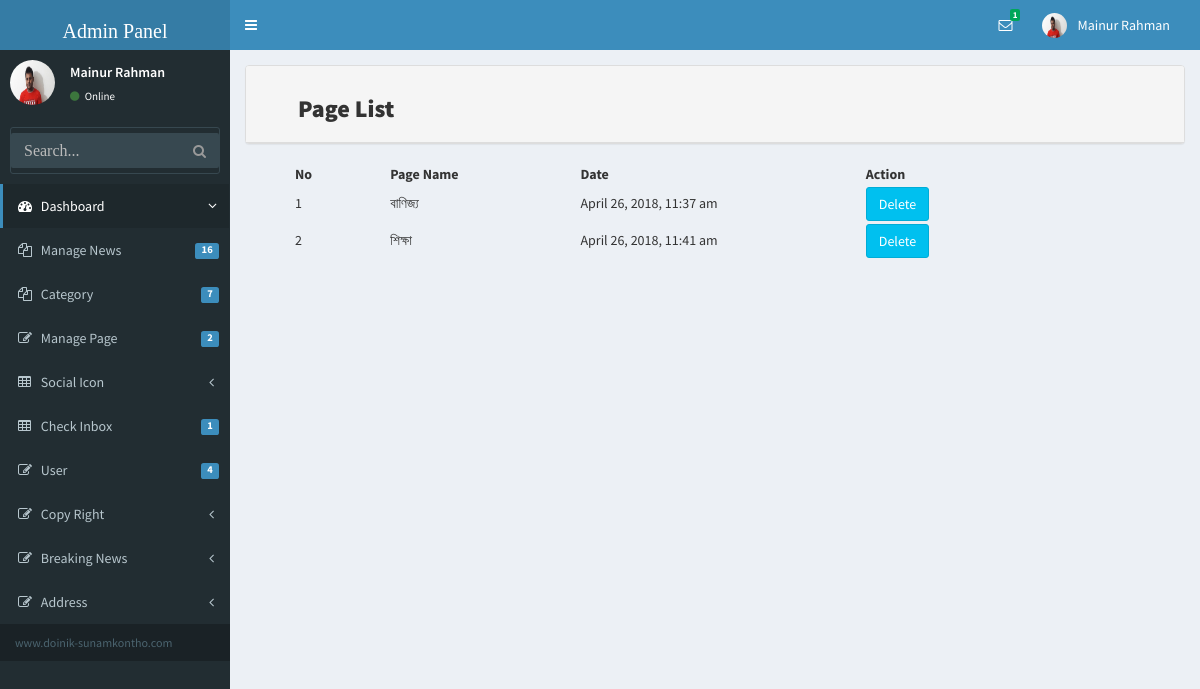
/admin/pagelist.php (signed in), run on the app's committed database.
### tables this page shows
CREATE TABLE `tbl_page` (
  `id` int(11) NOT NULL,
  `name` varchar(11) NOT NULL,
  `category_id` int(11) NOT NULL,
  `date` timestamp NOT NULL DEFAULT CURRENT_TIMESTAMP
);

### library/Database.php (called while the page is built, shortened)
<?php
Class Database{
	public $host   = DB_HOST;
	public $user   = DB_USER;
	public $pass   = DB_PASS;
	public $dbname = DB_NAME;
	public $link;
	private function connectDB(){
	$this->link = new mysqli($this->host, $this->user, $this->pass, $this->dbname);
     $this->link->query("set_character_setresults='utf8'");
     $this->link->set_charset("utf8");
   }
	public function select($query){
		$result = $this->link->query($query) or die($this->link->error.__LINE__);
		if($result->num_rows > 0){
			return $result;
		} else {
			return false;
		}
	}
}

### library/Session.php (called while the page is built, shortened)
<?php
class Session
{
	public static function get($key){
		if (isset($_SESSION[$key])){
			$result = $_SESSION[$key];
		}
		if (isset($result)) {
			return $result;
		}else{
			return false;
		}
	}
}
?>

### library/Helper.php (called while the page is built, shortened)
<?php
class helper{
	public function formatDate($date){
		return date('F j, Y, g:i a', strtotime($date));
	}
}
?>

### admin/pagelist.php (the view, shortened to what this page needs)
<?php include('include/header.php'); ?>
   <?php include('include/sidebar.php'); ?>
      <div class="content-wrapper">
        <section class="content">
          <div class="row">
      <div class="col-md-12">
            <div class="panel panel-default">
              <div class="panel-heading">
                <h3>Page List</h3>
              </div>
            </div>
       <form>
         <table style="margin-left: 50px;">
            <thead>
            <tr>
              <th width="15%">No</th>
              <th width="30%">Page Name</th>
              <th width="45%">Date</th>
              <th width="15%">Action</th>
            </tr>
          </thead>
           <?php
               $query = "SELECT * FROM tbl_page";
               $result = $db->select($query);
               if ($result) {
                $i=0;
                while ($data = $result->fetch_assoc()) {
                 $i++;
            ?>
          <tbody>
            <tr>
              <td><?php echo $i;?></td>
              <td><?php echo $data['name'];?></td>
              <td><?php echo $sql_injection->formatDate($data['date']); ?></td>
              <td>
                <a style="margin-top: 3px;" onclick="return confirm('Do you want to delete this page? if you click the ok button then your page will permanently delete');" href="?deleteId=<?php echo $data['id'];?>" class="btn btn-info">Delete
                </a>
              </td>
            </tr>
         <?php  } } ?>
          </tbody>
      </table>
    </form>
            </div>
          </div>
        </section>
      </div>
    </div>
  <?php include('include/footer.php'); ?>

### admin/include/header.php (shortened to what this page needs)
<?php include '../library/Session.php';
?>
<?php include '../library/Database.php'; ?>
<?php include '../library/Helper.php'; ?>
<?php
 $db = new Database();
 $sql_injection = new helper()
?>
<!DOCTYPE html>
<html>
  <head>
    <link href="bootstrap/css/bootstrap.min.css" rel="stylesheet" type="text/css" />
    <link href="https://maxcdn.bootstrapcdn.com/font-awesome/4.3.0/css/font-awesome.min.css" rel="stylesheet" type="text/css" />
    <link href="http://code.ionicframework.com/ionicons/2.0.0/css/ionicons.min.css" rel="stylesheet" type="text/css" />
    <link href="dist/css/AdminLTE.min.css" rel="stylesheet" type="text/css" />
    <link href="dist/css/skins/_all-skins.min.css" rel="stylesheet" type="text/css" />
    <link href="dist/css/font-awesome.min.css" rel="stylesheet" type="text/css" />
    <link rel="stylesheet" type="text/css" href="dist/css/form.css"/>
    <link rel="stylesheet" href="//code.jquery.com/ui/1.12.1/themes/base/jquery-ui.css"/>
  </head>
  <body class="skin-blue">
    <div class="wrapper">
      <?php
    $userId = Session::get('userId');
      ?>
      <header class="main-header">
        <a href="index.php" class="logo"><h1 style="font-family: impact; font-size: 20px;">Admin Panel</h1></a>
        <nav class="navbar navbar-static-top" role="navigation">
          <a href="#" class="sidebar-toggle" data-toggle="offcanvas" role="button">
          </a>
          <div class="navbar-custom-menu">
            <ul class="nav navbar-nav">
              <li class="dropdown messages-menu">
                <a href="#" class="dropdown-toggle" data-toggle="dropdown">
                  <i class="fa fa-envelope-o"></i>
              <?php
                 $query  = "SELECT * FROM user_contact where flag = '0'";
              $result = $db->select($query);
              if ($result) {
                $i=0;
                while ($data = $result->fetch_assoc()) {
                 $i++;
               ?>
               <?php } } ?>
                  <span class="label label-success"><?php if (isset($i)) {
                   echo $i;
                  } else echo"0" ?></span>
                </a>
              </li>
              <li class="dropdown user user-menu">
                <?php
                 $query  = "SELECT * FROM tbl_admin where id = '$userId'";
              $result = $db->select($query);
              if ($result) {
                while ($data = $result->fetch_assoc()) {
               ?>
                <a href="#" class="dropdown-toggle" data-toggle="dropdown">
                  <img src="<?php  echo $data['image']; ?>" class="user-image" alt=""/>
                  <span class="hidden-xs"><?php  echo $data['name']; ?></span>
                </a>
              </li>
              <?php }  } ?>
            </ul>
          </div>
        </nav>
      </header>

### admin/include/sidebar.php (shortened to what this page needs)
  <aside class="main-sidebar">
    <section class="sidebar">
      <div class="user-panel">
 <?php
$userId = Session::get('userId');
  ?>
          <?php
             $query  = "SELECT * FROM tbl_admin where id = '$userId'";
          $result = $db->select($query);
          if ($result) {
            while ($data = $result->fetch_assoc()) {
           ?>
        <div class="pull-left image">
          <img src="<?php  echo $data['image']; ?>" class="img-circle" alt="User Image" />
        </div>
        <div class="pull-left info">
          <p><?php  echo $data['name']; ?></p>
          <a href="#"><i class="fa fa-circle text-success"></i> Online</a>
        </div>
        <?php } } ?>
      </div>
      <form action="news_search.php" method="get" class="sidebar-form">
        <div class="input-group">
          <input type="text" name="search" class="form-control" placeholder="Search..." style="margin-bottom: 5px;" />
          <span class="input-group-btn">
            <button type='submit' id='search-btn' class="btn btn-flat"><i class="fa fa-search"></i></button>
          </span>
        </div>
      </form>
      <ul class="sidebar-menu">
        <li class="active treeview">
          <a href="index.php">
            <i class="fa fa-dashboard"></i> <span>Dashboard</span> <i class="fa fa-angle-left pull-right"></i>
          </a>
        </li>
        <li class="treeview">
          <a href="#">
            <i class="fa fa-files-o"></i>
            <span>Manage News</span>
           <?php
             $query  = "SELECT * FROM tbl_post";
          $result = $db->select($query);
          if ($result) {
            $i=0;
            while ($data = $result->fetch_assoc()) {
             $i++;
              }
            }
           ?>
            <span class="label label-primary pull-right"><?php echo $i; ?></span>
          </a>
        </li>
          <li class="treeview">
          <a href="#">
            <i class="fa fa-files-o"></i>
            <span>Category</span>
          <?php
             $query  = "SELECT * FROM category";
              $result = $db->select($query);
               if ($result) {
                $i=0;
                while ($data = $result->fetch_assoc()) {
               $i++;
              }
            }
           ?>
            <span class="label label-primary pull-right"><?php echo $i; ?></span>
          </a>
        </li>
        <li class="treeview">
          <a href="#">
            <i class="fa fa-edit"></i> <span>Manage Page</span>
            <?php
              $query  = "SELECT * FROM tbl_page";
               $result = $db->select($query);
                if ($result) {
                 $i=0;
                while ($data = $result->fetch_assoc()) {
               $i++;
              }
            }
           ?>
            <span class="label label-primary pull-right"><?php echo $i; ?></span>
          </a>
        </li>
        <li class="treeview">
          <a href="#">
            <i class="fa fa-table"></i> <span>Social Icon</span>
            <i class="fa fa-angle-left pull-right"></i>
          </a>
        </li>
        <li class="treeview">
          <a href="#">
            <i class="fa fa-table"></i> <span>Check Inbox</span>
            <?php
             $query  = "SELECT * FROM user_contact where flag='0'";
               $result = $db->select($query);
               if ($result) {
                 $i=0;
                while ($data = $result->fetch_assoc()) {
               $i++;
              }
            }
           ?>
            <span class="label label-primary pull-right"><?php echo $i; ?></span>
          </a>
        <?php
         $query  = "SELECT * FROM user_contact";
             $result = $db->select($query);
              if ($result) {
               $i=0;
                while ($data = $result->fetch_assoc()) {
               $i++;
              }
            }
           ?>
        </li>
        <li class="treeview">
          <a href="#">
            <i class="fa fa-edit"></i> <span>User</span>
         <?php
           $query  = "SELECT * FROM tbl_admin";
             $result = $db->select($query);
              if ($result) {
               $i=0;
                while ($data = $result->fetch_assoc()) {
               $i++;
              }
            }
           ?>
          <span class="label label-primary pull-right"><?php echo $i; ?></span>
          </a>
        </li>
        <li class="treeview">
          <a href="#">
            <i class="fa fa-edit"></i> <span>Copy Right</span>
            <i class="fa fa-angle-left pull-right"></i>
          </a>
        </li>
        <li class="treeview">
          <a href="#">
            <i class="fa fa-edit"></i> <span>Breaking News</span>
            <i class="fa fa-angle-left pull-right"></i>
          </a>
        </li>
         <li class="treeview">
          <a href="#">
            <i class="fa fa-edit"></i> <span>Address</span>
            <i class="fa fa-angle-left pull-right"></i>
          </a>
        </li>
        <li class="header">www.doinik-sunamkontho.com</li>
      </ul>
    </section>
  </aside>

### data on the page
tbl_page: name "বাণিজ্য", date "April 26, 2018, 11:37 am"
tbl_page: name "শিক্ষা", date "April 26, 2018, 11:41 am"

### other printed values
$i "1"
$data['name'] "Mainur Rahman"
$i "16"
$i "7"
$i "2"
$i "4"
